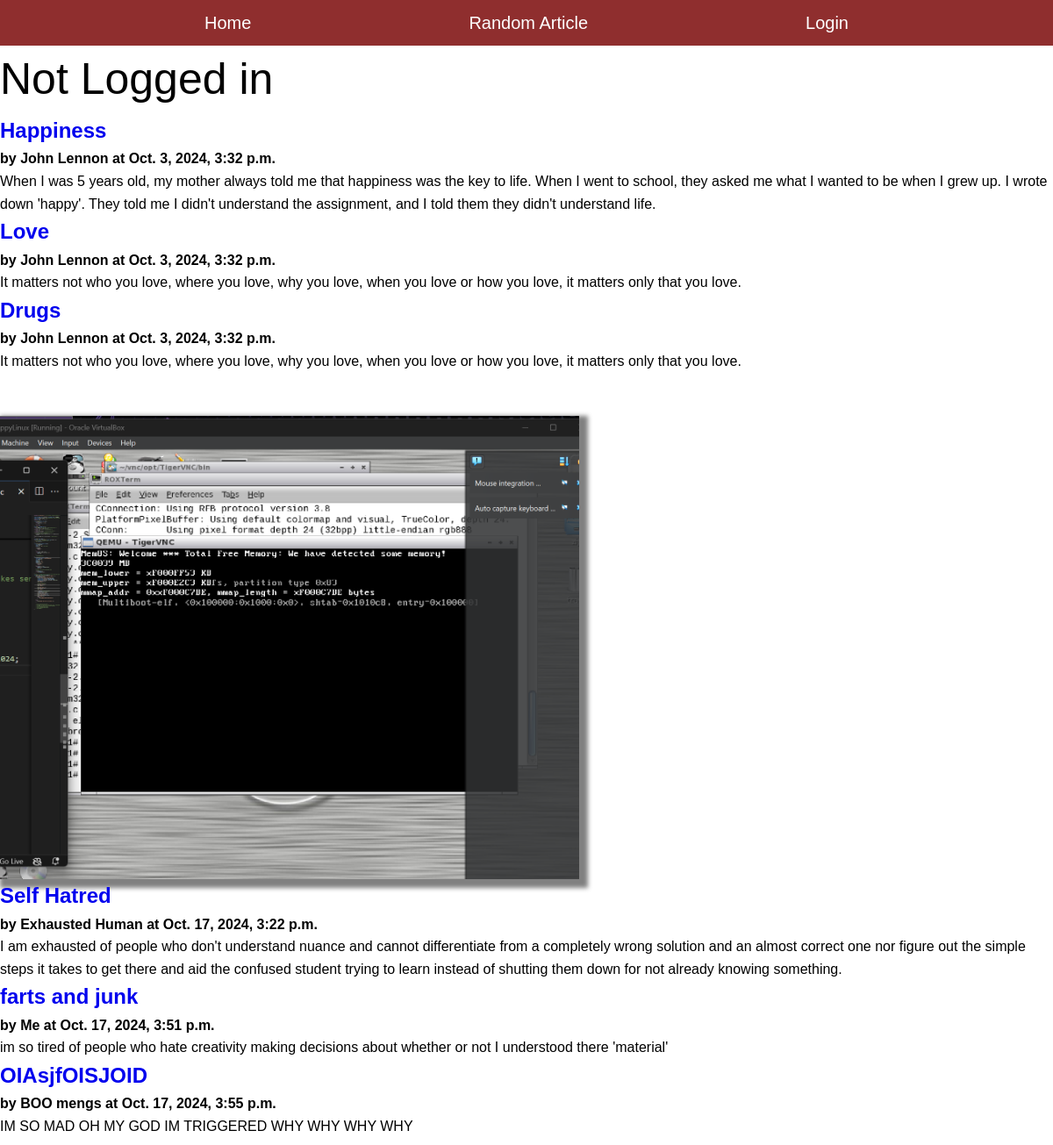
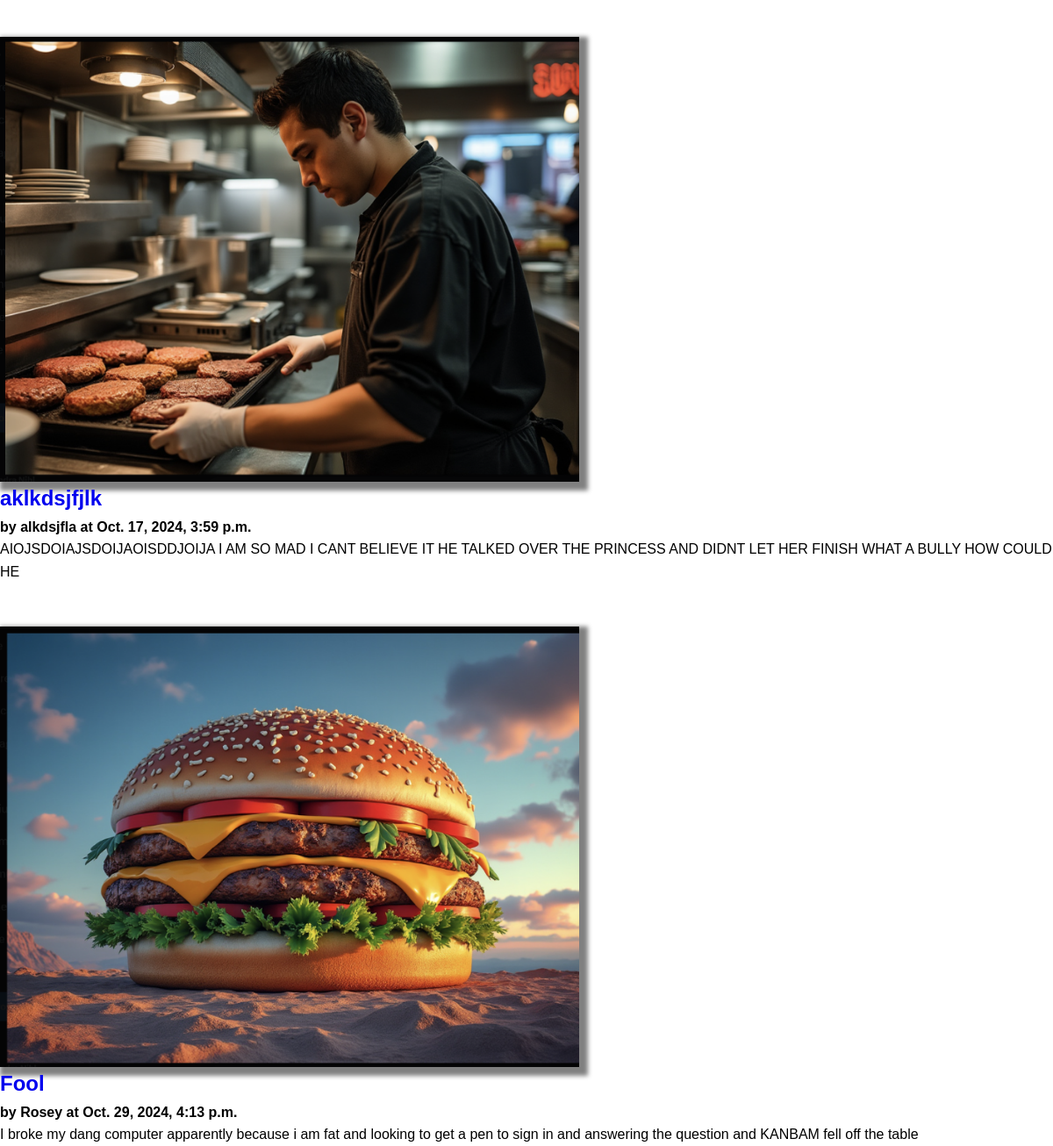
/blog/show_all, run on the app's committed database (2 pictures, top to bottom).
### blog/models.py (models this page shows, shortened)
class Article(models.Model):
    user = models.ForeignKey(User, on_delete=models.CASCADE)
    title = models.TextField(blank=False)
    author = models.TextField(blank=False)
    text = models.TextField(blank=False)
    published = models.DateTimeField(auto_now=True)
    image_file = models.ImageField(blank=True) #makes it optional

### blog/views.py (the view)
# urls.py: path('show_all', ShowAllView.as_view(), name='show_all_a'), #generic class-based view
class ShowAllView(ListView):
    model = Article #retrieve objects of type article from db
    template_name = 'blog/show_all.html'
    context_object_name = 'articles' #how to find the data in the template files
    def dispatch(self, request, *args, **kwargs):
        print(f"ShowAllView.dispatch; self.request.user={self.request.user}")
        return super().dispatch(request, *args, **kwargs)

### blog/templates/blog/show_all.html (shortened to what this page needs)
{% extends 'blog/base.html' %}
{% block content %}
<main class="grid-container">
    {% for a in articles %}
    <article>
        {% if a.image_file %}
         <img src="{{a.image_file.url}}" alt="{{a.image_file.url}}">
        {% endif %}
        <div>
        <h2> <a href="{% url 'article' a.pk %}">{{a.title}}</a></h2>
        <strong>by {{a.author}} at {{a.published}}</strong>
        <p>
        {{a.text}}
        </p>
        </div>
    </article>
    {% endfor %}
</main>
{% endblock %}

### blog/templates/blog/base.html (shortened to what this page needs)
{%load static%}
<html>
    <head>
        <link rel="stylesheet" href="{% static "styles3.css" %}">
    </head>
    <body>
        <nav class="joes-nav">
            <div class = "cont">
            <ul class="nav-links">
                <li><a href="{%url 'show_all_a'%}">Home</a></li>
                <li><a href="{%url 'random'%}">Random Article</a></li>
                {%if request.user.is_authenticated%}
                <li><a href="{%url 'create_article'%}">Create Article</a></li>
                <form action="{%url 'logout' %}" method="POST">
                    {%csrf_token%}
                    <input type="submit" value="logout">
                </form>
                {%else%}
                <li><a href="{%url 'login' %}">Login</a></li>
                {%endif%}
            </ul>
        </div>
        </nav>
        <p class="page-title">
            {%if request.user.is_authenticated%}
            {{request.user}} is logged in
            {%else%}
            Not Logged in
            {%endif%}
        </p>
        {%block content%}
        {%endblock%}
    </body>
</html>

### static/styles3.css (style rules this page uses)
* { margin: 0; padding: 0; box-sizing: border-box; justify-content: center; align-items: center; text-decoration: none; }
body { font-family: Arial, Helvetica, sans-serif; line-height: 1.6; }
nav { background-color: rgb(143, 46, 46); position: fixed; top: 0; width: 100%; padding: 10px 0; z-index: 1000; }
ul { list-style: none; }
.nav-links { display: flex; justify-content: space-evenly; flex: 1; }
.nav-links li { margin-left: 0 10px; }
.nav-links a { color: white; text-decoration: none; padding: 10px 15px; font-size: 20px; }
.page-title { font-size: 50px; align-items: center; margin-top: 50px; }
img { max-width: 660px; height:auto; box-shadow: 5px 5px 5px 5px grey; margin-top: 50px; }

### data on the page
Article: title "Happiness", author "John Lennon", published "Oct. 3, 2024, 3:32 p.m.", text "When I was 5 years old, my mother always told me that happiness was the key to life. When I went to school, they asked me what I wanted to be when I grew up. I wrote down 'happy'. They told me I didn't understand the assignment, and I told them they didn't understand life."
Article: title "Love", author "John Lennon", published "Oct. 3, 2024, 3:32 p.m.", text "It matters not who you love, where you love, why you love, when you love or how you love, it matters only that you love."
Article: title "Drugs", author "John Lennon", published "Oct. 3, 2024, 3:32 p.m.", text "It matters not who you love, where you love, why you love, when you love or how you love, it matters only that you love."
Article: image_file (picture), title "Self Hatred", author "Exhausted Human", published "Oct. 17, 2024, 3:22 p.m.", text "I am exhausted of people who don't understand nuance and cannot differentiate from a completely wrong solution and an almost correct one nor figure out the simple steps it takes to get there and aid the confused student trying to learn instead of shutting them down for not already knowing something."
Article: title "farts and junk", author "Me", published "Oct. 17, 2024, 3:51 p.m.", text "im so tired of people who hate creativity making decisions about whether or not I understood there 'material'"
Article: title "OIAsjfOISJOID", author "BOO mengs", published "Oct. 17, 2024, 3:55 p.m.", text "IM SO MAD OH MY GOD IM TRIGGERED WHY WHY WHY WHY"
Article: image_file (picture), title "aklkdsjfjlk", author "alkdsjfla", published "Oct. 17, 2024, 3:59 p.m.", text "AIOJSDOIAJSDOIJAOISDDJOIJA I AM SO MAD I CANT BELIEVE IT HE TALKED OVER THE PRINCESS AND DIDNT LET HER FINISH WHAT A BULLY HOW COULD HE"
Article: image_file (picture), title "Fool", author "Rosey", published "Oct. 29, 2024, 4:13 p.m.", text "I broke my dang computer apparently because i am fat and looking to get a pen to sign in and answering the question and KANBAM fell off the table"
